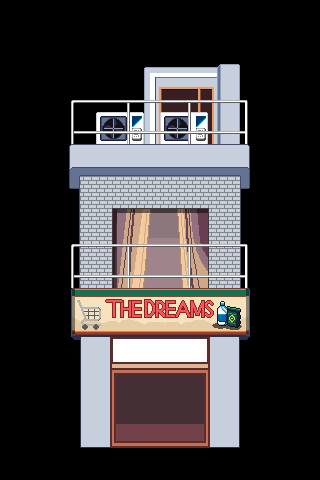

Rendered tile map (Tiled .tmx) drawn with the repository's tilesets; below, a short description and the map source with its tile grids summarised:
An orthogonal 20x30 tile map with 16x16 px tiles, 6 tile layers (Base#House, Ads Banner 1, Fridge#Top, Railing#Top, ...).

<map version="1.10" tiledversion="1.12.2" orientation="orthogonal" renderorder="right-down" width="20" height="30" tilewidth="16" tileheight="16" infinite="0" nextlayerid="15" nextobjectid="1">
 <tileset firstgid="1" source="Template_House#1_Tilemap_01.tsx" />
 <layer id="1" name="Base#House" width="20" height="30">
  <data>[600 cells, 321 non-empty, 321 distinct tile ids]</data>
 </layer>
 <layer id="5" name="Ads Banner 1" width="20" height="30">
  <data>[600 cells, 70 non-empty, 70 distinct tile ids]</data>
 </layer>
 <layer id="12" name="Fridge#Top" width="20" height="30">
  <data>[600 cells, 12 non-empty, 6 distinct tile ids]</data>
 </layer>
 <layer id="4" name="Railing#Top" width="20" height="30">
  <data>[600 cells, 56 non-empty, 56 distinct tile ids]</data>
 </layer>
 <layer id="13" name="Railing#Bottom" width="20" height="30">
  <data>[600 cells, 51 non-empty, 51 distinct tile ids]</data>
 </layer>
 <layer id="14" name="Road" width="20" height="30">
  <data>[600 cells, 0 non-empty, 0 distinct tile ids]</data>
 </layer>
</map>
